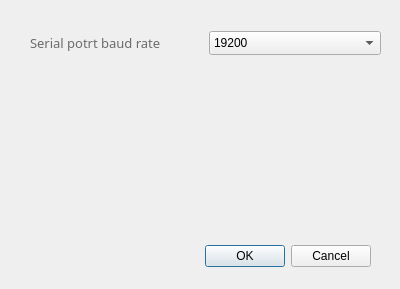
<?xml version="1.0" encoding="UTF-8"?>
<ui version="4.0">
 <class>Settings</class>
 <widget class="QDialog" name="Settings">
  <property name="geometry">
   <rect>
    <x>0</x>
    <y>0</y>
    <width>400</width>
    <height>289</height>
   </rect>
  </property>
  <property name="windowTitle">
   <string>Settings</string>
  </property>
  <widget class="QDialogButtonBox" name="buttonBox">
   <property name="geometry">
    <rect>
     <x>30</x>
     <y>240</y>
     <width>341</width>
     <height>32</height>
    </rect>
   </property>
   <property name="orientation">
    <enum>Qt::Horizontal</enum>
   </property>
   <property name="standardButtons">
    <set>QDialogButtonBox::Cancel|QDialogButtonBox::Ok</set>
   </property>
  </widget>
  <widget class="QWidget" name="layoutWidget">
   <property name="geometry">
    <rect>
     <x>30</x>
     <y>30</y>
     <width>351</width>
     <height>26</height>
    </rect>
   </property>
   <layout class="QHBoxLayout" name="horizontalLayout">
    <item>
     <widget class="QLabel" name="label_16">
      <property name="sizePolicy">
       <sizepolicy hsizetype="Preferred" vsizetype="Minimum">
        <horstretch>0</horstretch>
        <verstretch>0</verstretch>
       </sizepolicy>
      </property>
      <property name="minimumSize">
       <size>
        <width>0</width>
        <height>24</height>
       </size>
      </property>
      <property name="maximumSize">
       <size>
        <width>16777215</width>
        <height>24</height>
       </size>
      </property>
      <property name="font">
       <font>
        <family>Arial Black</family>
        <pointsize>10</pointsize>
        <weight>50</weight>
        <bold>false</bold>
       </font>
      </property>
      <property name="styleSheet">
       <string notr="true">color: rgb(107, 107, 107);</string>
      </property>
      <property name="text">
       <string>Serial potrt baud rate</string>
      </property>
     </widget>
    </item>
    <item>
     <widget class="QComboBox" name="portspeed_btn">
      <property name="sizePolicy">
       <sizepolicy hsizetype="Preferred" vsizetype="Minimum">
        <horstretch>0</horstretch>
        <verstretch>0</verstretch>
       </sizepolicy>
      </property>
      <property name="minimumSize">
       <size>
        <width>0</width>
        <height>24</height>
       </size>
      </property>
      <property name="maximumSize">
       <size>
        <width>16777215</width>
        <height>24</height>
       </size>
      </property>
      <item>
       <property name="text">
        <string>19200</string>
       </property>
      </item>
     </widget>
    </item>
   </layout>
  </widget>
 </widget>
 <resources/>
 <connections/>
</ui>
